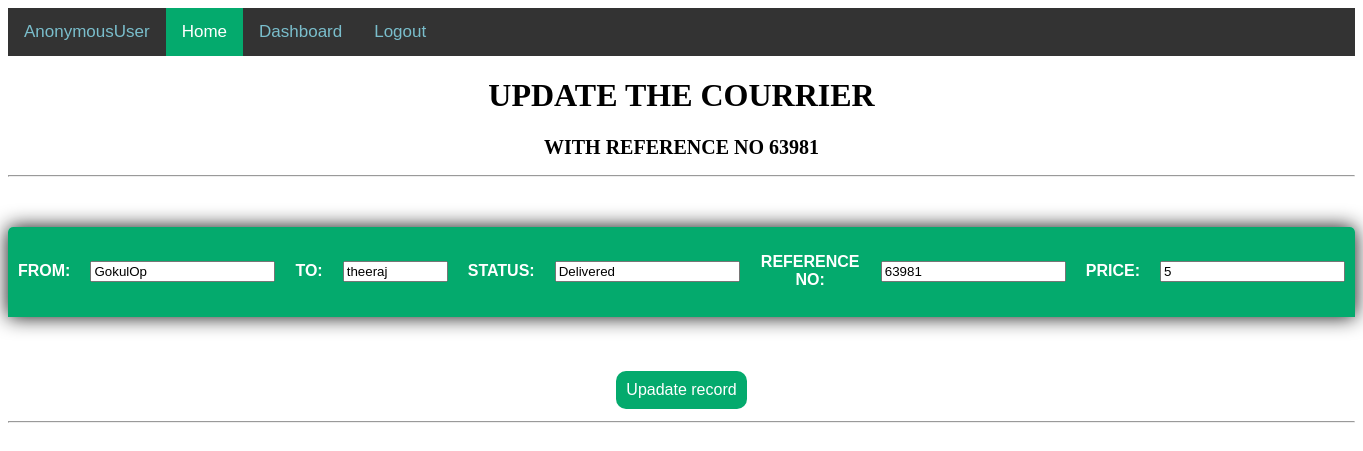
The app's page /edit/34, older data.
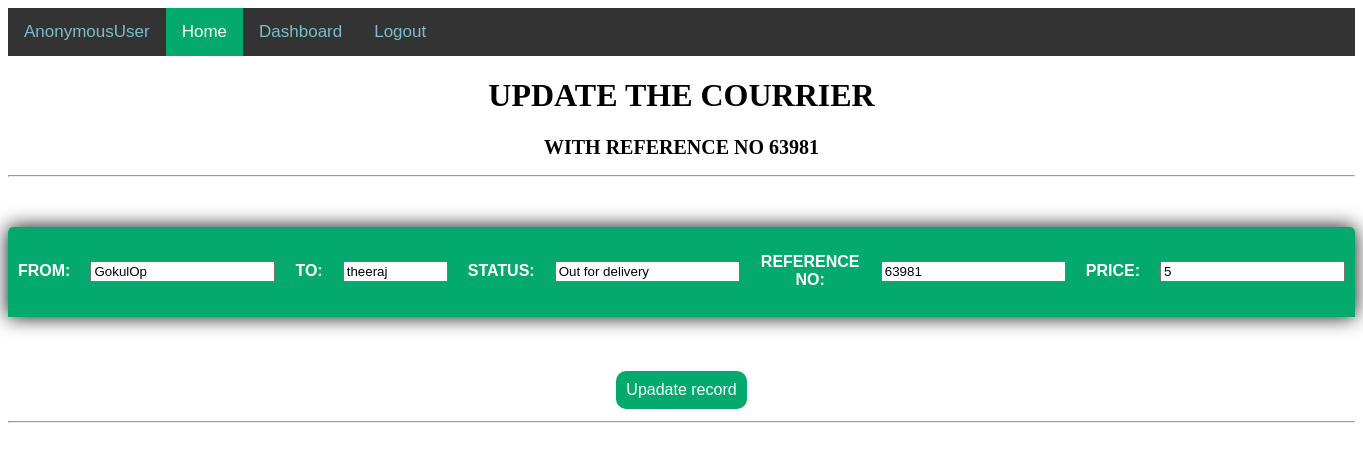
The same page, newer data.
### base/models.py (models this page shows)
class crudst(models.Model):
    STATUS = (
			('Pending', 'Pending'),
			('Out for delivery', 'Out for delivery'),
			('Delivered', 'Delivered'),
			)
    fromdes = models.CharField(max_length = 100)
    todes = models.CharField(max_length = 100)
    status = models.CharField(max_length= 100,null=True, choices=STATUS)# Create your models here.
    sno = models.IntegerField()
    price = models.IntegerField(null=True)

### base/views.py (the view)
# urls.py: path('edit/<int:id>', views.stedit,name="stedit"),
def stedit(request,id):
    getstudentdetails = crudst.objects.get(id=id)
    return render(request,"edit.html",{"crudst":getstudentdetails})

### templates/edit.html (shortened to what this page needs)
{% load static %}
<!DOCTYPE html>
<html lang="en">
<head>
    <link rel="stylesheet" href="{% static 'button.css' %}" >
    <link rel="stylesheet" href="{% static 'ed.css' %}" >
</head>
<body>
    <div class="topnav">
        <a href="/home">{{user}}</a>
        <a class="active" href="/home">Home</a>
        <a href="{% url 'stinsert' %}">Dashboard</a>
        <a href="/">Logout</a>
    </div>
    <center>
        <h1 style="font-family:Cambria, Cochin, Georgia, Times, 'Times New Roman', serif"> UPDATE THE COURRIER </h1>
        <h2 style="font-family:Cambria, Cochin, Georgia, Times, 'Times New Roman', serif  ; font-size:20px"> WITH REFERENCE NO    {{crudst.sno}}</h2>
    <hr/>
    <form method ="POST" action="/update/{{crudst.id}}">
    <table class="content-table">
                <tr class="one">
            <td>
                <p>FROM: </p>
            </td>
            <td><input type="text" name="fromdes" value="{{crudst.fromdes}}"></td>
            <td>
                <p>TO:</p>
            </td>
            <td><input type="text" name="todes" maxlength="10" size="10" height="1000" value="{{crudst.todes}}"></td>
            <td>
               <p>STATUS:</p>
            </td>
            <td><input type="text" name ="status" value="{{crudst.status}}"></td>
            <td>
               <p> REFERENCE NO: </p>
            </td>
            <td><input type="text" name="sno" value="{{crudst.sno}}"></td>
            <td>
               <p> PRICE: </p>
            </td>
            <td><input type="text" name="price" value="{{crudst.price}}"></td>
        </tr>
    </table>
    <input type="submit" class="button button4" value="Upadate record"/>
    <hr/>
    </center>
</body>
</html>

Row changes from the older to the newer data that the page shows:
changed crudst "GokulOp": status "Delivered" → "Out for delivery"
